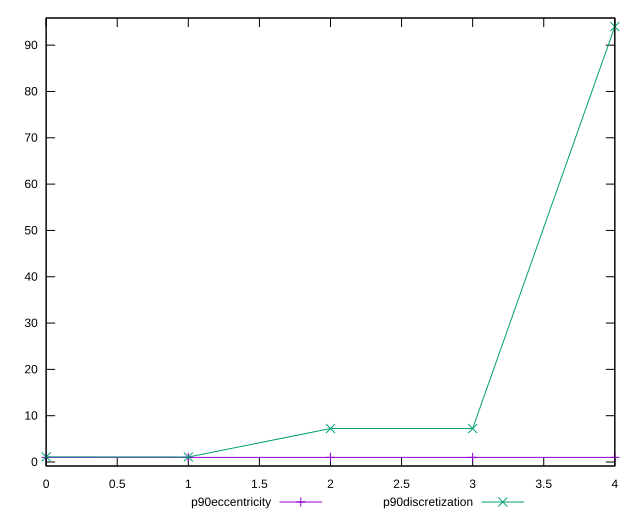

The gnuplot source for this figure:
reset

$p90Eccentricity <<EOF
0 0.9999999999999996
1 0.9999999999999999
2 1.0000000000000002
3 0.9999999999999999
4 1
EOF

$p90Discretization <<EOF
0 1.1058823529411765
1 1.0804597701149425
2 7.230769230769231
3 7.230769230769231
4 94
EOF

set key outside below
set xrange [0:4]
set yrange [-0.8600000000000005:95.86]
set trange [-0.8600000000000005:95.86]
set terminal svg size 640, 520 enhanced background rgb 'white'
set output "report_00015_2021-02-09T16-11-33.973Z/cumulative-layout-shift/progression/eccentricity.svg"

plot $p90Eccentricity title "p90eccentricity" with linespoints, \
     $p90Discretization title "p90discretization" with linespoints

reset
